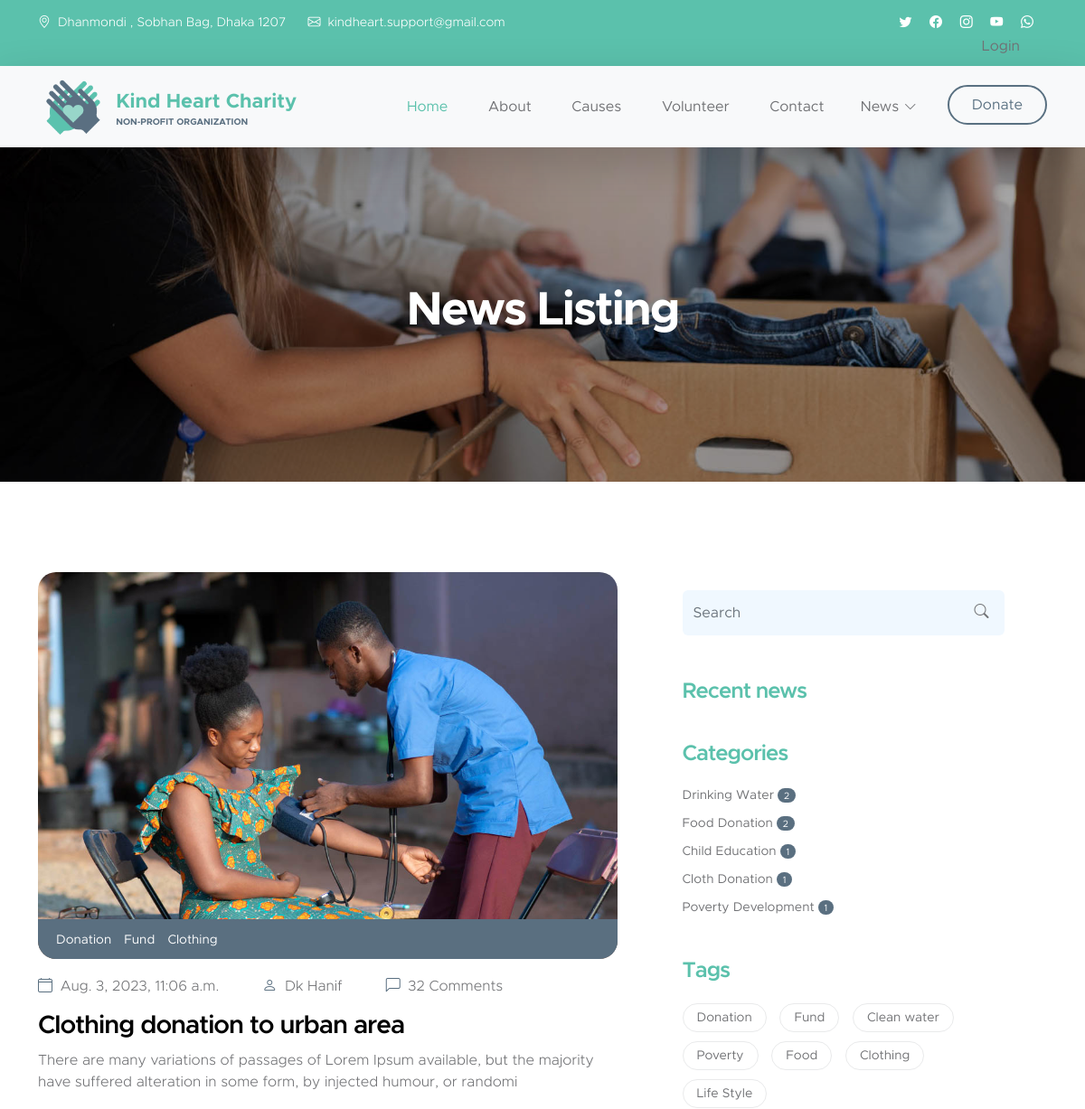
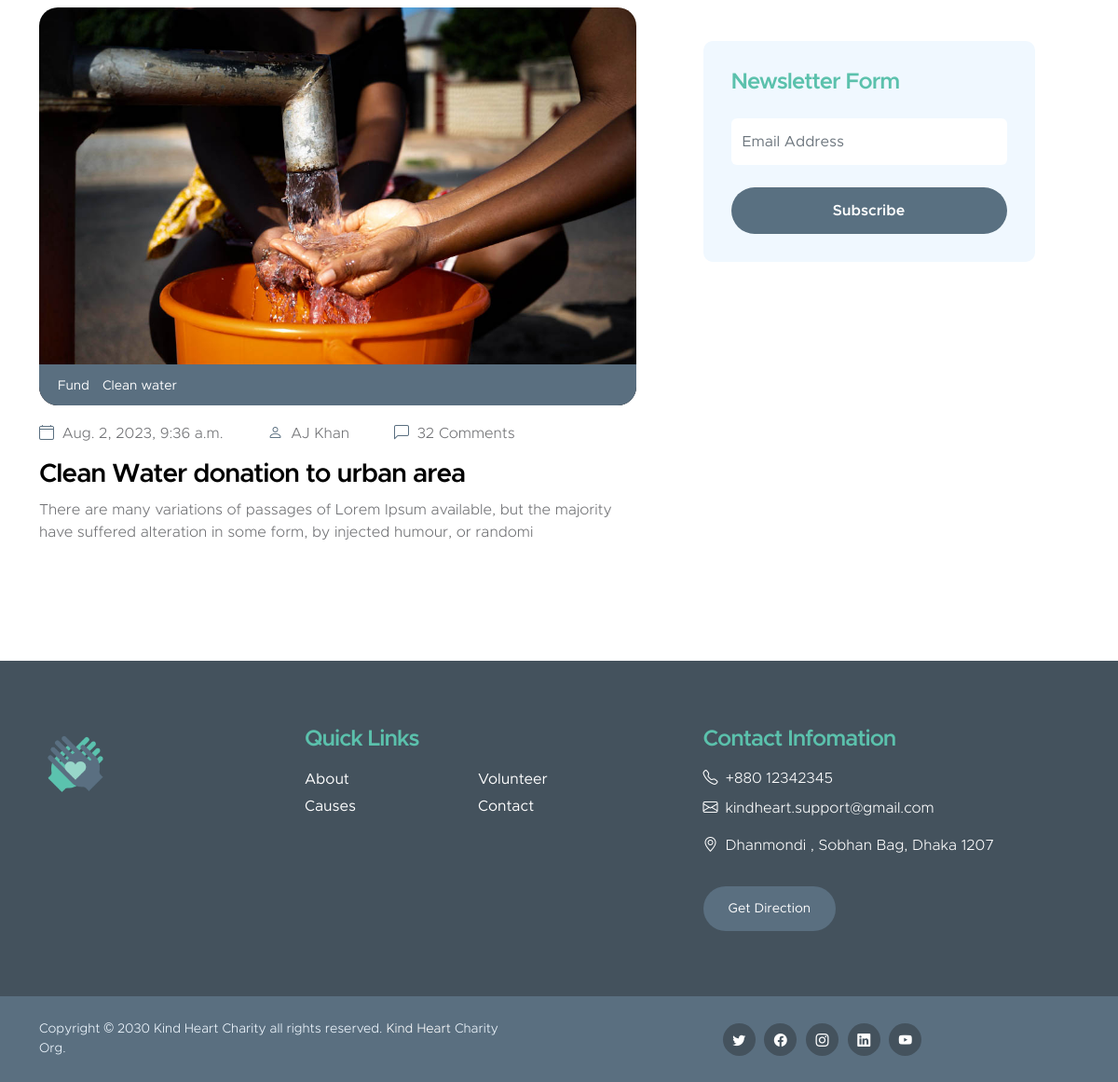
Page /news-list-tag/2/ on the committed database (2 pictures, top to bottom).
### donation/models.py (models this page shows, shortened)
class WebsiteSetting(models.Model):
    navbar_logo = models.ImageField(upload_to='logo/')
    footer_logo = models.ImageField(upload_to='logo/')
    copyright = models.CharField(max_length=100)
    address = models.CharField(max_length=200)
    phone = models.CharField(max_length=30)
    email = models.EmailField(max_length=200)
    facebook_link = models.CharField(max_length=250)
    youtube_link = models.CharField(max_length=250)
    instagram_link = models.CharField(max_length=250)
    twitter_link = models.CharField(max_length=250)
    linkedin_link = models.CharField(max_length=250)

class Menu(models.Model):
    menu_name = models.CharField(max_length=20)
    id_or_href = models.CharField(max_length=150)
    is_active = models.BooleanField(default=True)
    is_display = models.BooleanField(default=True)
    is_dropdown_menu = models.BooleanField(default=False)
    def get_submenu(self):
        return self.submenu_set.filter(is_active=True)

class AddNews(models.Model):
    tags = models.ManyToManyField(Tag)
    category = models.ManyToManyField(NewsCategory)
    image_1 = models.ImageField(upload_to='news/')
    image_2 = models.ImageField(upload_to='news/')
    image_3 = models.ImageField(upload_to='news/')
    news_title = models.CharField(max_length=250)
    news_description = models.TextField()
    news_quote = models.CharField(max_length=200)
    news_author_name = models.CharField(max_length=100)
    datetime = models.DateTimeField(auto_now=True)
    is_draft = models.BooleanField(default=False)
    @property
    def get_short_desc(self):
        return self.news_description[:150]

class Tag(models.Model):
    tag_name = models.CharField(max_length=30)
    def __str__(self):
        return self.tag_name

class NewsCategory(models.Model):
    category_name = models.CharField(max_length=100)

### donation/views.py (the view)
# urls.py: path('news-list-tag/<int:tag_id>/', views.get_specific_tag_item, name='news-list_tag'),
def get_specific_tag_item(request, tag_id):
    menus = Menu.objects.filter(is_active=True, is_display=True, is_dropdown_menu=False)
    submenus = Menu.objects.filter(is_active=True, is_display=True, is_dropdown_menu=True)
    news_category = NewsCategory.objects.all()
    news_tags = Tag.objects.all()
    tag_name = Tag.objects.get(pk=tag_id)
    obj = AddNews.objects.filter(tags=tag_name)
    website_settings = WebsiteSetting.objects.get()
    context = {
        'obj': obj,
        'news_category': news_category,
        'news_tags': news_tags,
        'website_settings': website_settings,
        'menus': menus,
        'submenus': submenus,
    }
    return render(request, 'news-list.html', context=context)

### templates/news-list.html (shortened to what this page needs)
{% load static %}
{% include 'base.html' %}
{% block main-container %}
    {% include 'header.html' %}
    <nav class="navbar navbar-expand-lg bg-light shadow-lg">
        <div class="container">
            <a class="navbar-brand" href="/">
                <img src="{{ website_settings.navbar_logo.url }}" class="logo img-fluid" alt="Kind Heart Charity">
                <span>
                    Kind Heart Charity
                    <small>Non-profit Organization</small>
                </span>
            </a>
            <div class="collapse navbar-collapse" id="navbarNav">
                <ul class="navbar-nav ms-auto">
                    <li class="nav-item">
                        <a class="nav-link click-scroll" href="/">Home</a>
                        {% for menu in menus %}
                            <a class="nav-link click-scroll"
                               href="{% url 'home' %}#{{ menu.id_or_href }}">{{ menu.menu_name }}</a>
                        {% endfor menus %}
                    </li>
                    {% for submenu in submenus %}
                        {% if submenu.get_submenu %}
                            <li class="nav-item dropdown">
                                <a class="nav-link click-scroll dropdown-toggle" href="#{{ submenu.id_or_href }}"
                                   id="navbarLightDropdownMenuLink" role="button" data-bs-toggle="dropdown"
                                   aria-expanded="false">{{ submenu.menu_name }}</a>
                            </li>
                        {% endif %}
                    {% endfor %}
                    <li class="nav-item ms-3">
                        <a class="nav-link custom-btn custom-border-btn btn" href="{% url 'donation' %}">Donate</a>
                    </li>
                </ul>
            </div>
        </div>
    </nav>
    <main>
        <section class="news-detail-header-section text-center">
            <div class="section-overlay"></div>
            <div class="container">
                <div class="row">
                    <div class="col-lg-12 col-12">
                        <h1 class="text-white">News Listing</h1>
                    </div>
                </div>
            </div>
        </section>
        <section class="news-section section-padding">
            <div class="container">
                <div class="row">
                    <div class="col-lg-7 col-12">
                        {% for newslist in obj %}
                            <div class="news-block">
                                <div class="news-block-top">
                                    <a href="{% url 'news-details' newslist.pk %}">
                                        <img src="{{ newslist.image_1.url }}"
                                             class="news-image img-fluid" alt="">
                                    </a>
                                    <div class="news-category-block">
                                        {% for tag in newslist.tags.all %}
                                            <a href="{% url 'news-list_tag' tag.pk %}" class="category-block-link">
                                                {{ tag }}
                                            </a>
                                        {% endfor %}
                                    </div>
                                </div>
                                <div class="news-block-info">
                                    <div class="d-flex mt-2">
                                        <div class="news-block-date">
                                            <p>
                                                <i class="bi-calendar4 custom-icon me-1"></i>
                                                {{ newslist.datetime }}
                                            </p>
                                        </div>
                                        <div class="news-block-author mx-5">
                                            <p>
                                                <i class="bi-person custom-icon me-1"></i>
                                                {{ newslist.news_author_name }}
                                            </p>
                                        </div>
                                        <div class="news-block-comment">
                                            <p>
                                                <i class="bi-chat-left custom-icon me-1"></i>
                                                32 Comments
                                            </p>
                                        </div>
                                    </div>
                                    <div class="news-block-title mb-2">
                                        <h4><a href="{% url 'news-details' newslist.pk %}"
                                               class="news-block-title-link">{{ newslist.news_title }}</a></h4>
                                    </div>
                                    <div class="news-block-body">
                                        <p>{{ newslist.get_short_desc }}</p>
                                    </div>
                                </div>
                            </div>
                        {% endfor %}
                    </div>
                    <div class="col-lg-4 col-12 mx-auto mt-4 mt-lg-0">
                        <form class="custom-form search-form" action="{% url 'search_news' %}" method="get" role="form">
                            <input class="form-control" type="search" name="searchQuery" placeholder="Search"
                                   aria-label="Search" required>
                            <button type="submit" class="form-control">
                                <i class="bi-search"></i>
                            </button>
                        </form>
                        <h5 class="mt-5 mb-3">Recent news</h5>
                        <div class="category-block d-flex flex-column">
                            <h5 class="mb-3">Categories</h5>
                            {% for category in news_category %}
                                <a href="{% url 'news-list' category.pk %}" class="category-block-link">
                                    {{ category.category_name }}
                                    <span class="badge">{{ category.addnews_set.count }}</span>
                                </a>
                            {% endfor %}
                        </div>
                        <div class="tags-block">
                            <h5 class="mb-3">Tags</h5>
                            {% for tag in news_tags %}
                                <a href="{% url 'news-list' tag.pk %}" class="tags-block-link">
                                    {{ tag }}
                                </a>
                            {% endfor %}
                        </div>
                        <form class="custom-form subscribe-form" action="{% url 'news-letter' %}" method="post"
                              role="form">
                            <h5 class="mb-4">Newsletter Form</h5>
                            <input type="email" name="news_letter_email" id="news_letter_email" pattern="[^ @]*@[^ @]*"
                                   class="form-control" placeholder="Email Address" required>
                            <div class="col-lg-12 col-12">
                                <button type="submit" class="form-control">Subscribe</button>
                            </div>
                        </form>
                    </div>
                </div>
            </div>
        </section>
    </main>
    {% include 'footer.html' %}
{% endblock %}

### templates/header.html
<header class="site-header">
    <div class="container">
        <div class="row">
            <div class="col-lg-8 col-12 d-flex flex-wrap">
                <p class="d-flex me-4 mb-0">
                    <i class="bi-geo-alt me-2"></i>
                    {{ website_settings.address }}
                </p>
                <p class="d-flex mb-0">
                    <i class="bi-envelope me-2"></i>
                    <a href="">
                        {{ website_settings.email }}
                    </a>
                </p>
            </div>
            <div class="col-lg-3 col-12 ms-auto d-lg-block d-none">
                <ul class="social-icon">
                    <li class="social-icon-item">
                        <a href="{{ website_settings.twitter_link }}" class="social-icon-link bi-twitter"></a>
                    </li>
                    <li class="social-icon-item">
                        <a href="{{ website_settings.facebook_link }}" class="social-icon-link bi-facebook"></a>
                    </li>
                    <li class="social-icon-item">
                        <a href="{{ website_settings.instagram_link }}" class="social-icon-link bi-instagram"></a>
                    </li>
                    <li class="social-icon-item">
                        <a href="{{ website_settings.youtube_link }}" class="social-icon-link bi-youtube"></a>
                    </li>
                    <li class="social-icon-item">
                        <a href="" class="social-icon-link bi-whatsapp"></a>
                    </li>
                    <br>
                    {% if request.user.is_authenticated %}
                        <li class="social-icon-item">
                            <p class="nav-link" style="margin-right: 15px">Welcome, {{ request.user.username }}</p>
                        </li>
                        <li class="social-icon-item">
                            <a href="{% url 'logout' %}" class="nav-link" style="margin-right: 15px">Logout</a>
                        </li>
                    {% else %}
                        <li class="social-icon-item">
                            <a href="{% url 'login' %}" class="nav-link" style="margin-right: 30px">Login</a>
                        </li>
                    {% endif %}
                </ul>
            </div>
        </div>
    </div>
</header>

### templates/footer.html
{% load static %}
<footer class="site-footer">
        <div class="container">
            <div class="row">
                <div class="col-lg-3 col-12 mb-4">
                    <img src="{{ website_settings.footer_logo.url}}" class="logo img-fluid" alt="">
                </div>
                <div class="col-lg-4 col-md-6 col-12 mb-4">
                    <h5 class="site-footer-title mb-3">Quick Links</h5>
                    <ul class="footer-menu">
                        {% for menu in menus  %}
                        <li class="footer-menu-item"><a href="#{{ menu.id_or_href }}" class="footer-menu-link">{{ menu.menu_name }}</a></li>
                        {% endfor %}
                    </ul>
                </div>
                <div class="col-lg-4 col-md-6 col-12 mx-auto">
                    <h5 class="site-footer-title mb-3">Contact Infomation</h5>
                    <p class="text-white d-flex mb-2">
                        <i class="bi-telephone me-2"></i>
                        <a href="tel: 305-240-9671" class="site-footer-link">
                            {{ website_settings.phone }}
                        </a>
                    </p>
                    <p class="text-white d-flex">
                        <i class="bi-envelope me-2"></i>
                        <a href="mailto:info@yourgmail.com" class="site-footer-link">
                            {{ website_settings.email }}
                        </a>
                    </p>
                    <p class="text-white d-flex mt-3">
                        <i class="bi-geo-alt me-2"></i>
                        {{ website_settings.address }}
                    </p>
                    <a href="#" class="custom-btn btn mt-3">Get Direction</a>
                </div>
            </div>
        </div>
        <div class="site-footer-bottom">
            <div class="container">
                <div class="row">
                    <div class="col-lg-6 col-md-7 col-12">
                        <p class="copyright-text mb-0">Copyright © {{ website_settings.copyright }} <a href="#">Kind Heart</a> Charity Org.
                        </p>
                    </div>
                    <div class="col-lg-6 col-md-5 col-12 d-flex justify-content-center align-items-center mx-auto">
                        <ul class="social-icon">
                            <li class="social-icon-item">
                                <a href="{{ website_settings.twitter_link }}" class="social-icon-link bi-twitter"></a>
                            </li>
                            <li class="social-icon-item">
                                <a href="{{ website_settings.facebook_link }}" class="social-icon-link bi-facebook"></a>
                            </li>
                            <li class="social-icon-item">
                                <a href="{{ website_settings.instagram_link }}" class="social-icon-link bi-instagram"></a>
                            </li>
                            <li class="social-icon-item">
                                <a href="{{ website_settings.linkedin_link }}" class="social-icon-link bi-linkedin"></a>
                            </li>
                            <li class="social-icon-item">
                                <a href="{{ website_settings.youtube_link }}" class="social-icon-link bi-youtube"></a>
                            </li>
                        </ul>
                    </div>
                </div>
            </div>
        </div>
    </footer>

### rows in the picture
WebsiteSetting: address "Dhanmondi , Sobhan Bag, Dhaka 1207", email "kindheart.support@gmail.com", navbar_logo (picture), footer_logo (picture), phone "+880 12342345", copyright "2030 Kind Heart Charity all rights reserved."
Menu: menu_name "About"
Menu: menu_name "Causes"
Menu: menu_name "Volunteer"
Menu: menu_name "Contact"
Menu: menu_name "News"
AddNews: image_1 (picture), datetime "Aug. 3, 2023, 11:06 a.m.", news_author_name "Dk Hanif", news_title "Clothing donation to urban area", get_short_desc "There are many variations of passages of Lorem Ipsum available, but the majority have suffered alteration in some form, by injected humour, or randomi"
Tag: tag_name "Donation"
Tag: tag_name "Fund"
Tag: tag_name "Clothing"
AddNews: image_1 (picture), datetime "Aug. 2, 2023, 9:36 a.m.", news_author_name "AJ Khan", news_title "Clean Water donation to urban area", get_short_desc "There are many variations of passages of Lorem Ipsum available, but the majority have suffered alteration in some form, by injected humour, or randomi"
Tag: tag_name "Clean water"
NewsCategory: category_name "Drinking Water", addnews_set.count "2"
NewsCategory: category_name "Food Donation", addnews_set.count "2"
NewsCategory: category_name "Child Education", addnews_set.count "1"
NewsCategory: category_name "Cloth Donation", addnews_set.count "1"
NewsCategory: category_name "Poverty Development", addnews_set.count "1"
Tag: tag_name "Poverty"
Tag: tag_name "Food"
Tag: tag_name "Life Style"
